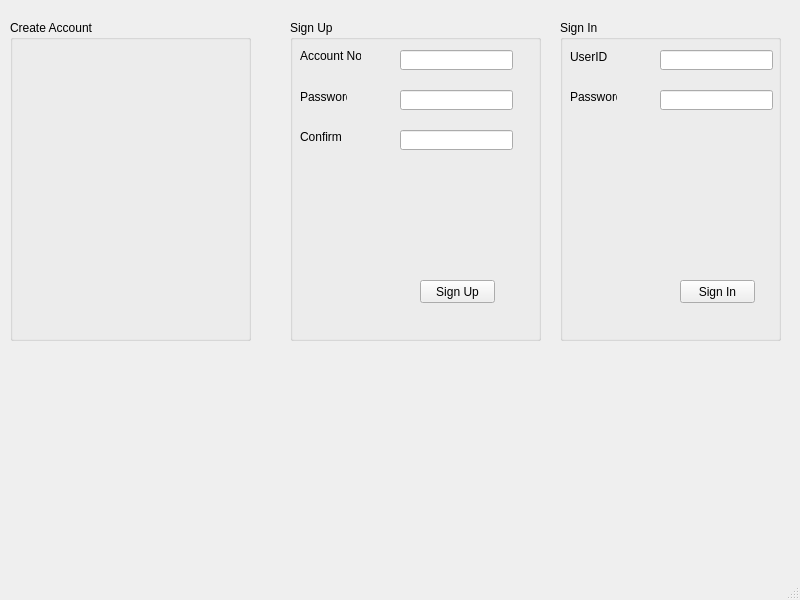
<?xml version="1.0" encoding="UTF-8"?>
<ui version="4.0">
 <class>MainWindow</class>
 <widget class="QMainWindow" name="MainWindow">
  <property name="geometry">
   <rect>
    <x>0</x>
    <y>0</y>
    <width>800</width>
    <height>600</height>
   </rect>
  </property>
  <property name="windowTitle">
   <string>MainWindow</string>
  </property>
  <widget class="QWidget" name="centralwidget">
   <widget class="QGroupBox" name="groupBox">
    <property name="geometry">
     <rect>
      <x>10</x>
      <y>20</y>
      <width>241</width>
      <height>321</height>
     </rect>
    </property>
    <property name="title">
     <string>Create Account</string>
    </property>
   </widget>
   <widget class="QGroupBox" name="groupBox_2">
    <property name="geometry">
     <rect>
      <x>290</x>
      <y>20</y>
      <width>251</width>
      <height>321</height>
     </rect>
    </property>
    <property name="title">
     <string>Sign Up</string>
    </property>
    <widget class="QLabel" name="label">
     <property name="geometry">
      <rect>
       <x>10</x>
       <y>20</y>
       <width>61</width>
       <height>31</height>
      </rect>
     </property>
     <property name="text">
      <string>Account No.</string>
     </property>
    </widget>
    <widget class="QLabel" name="label_2">
     <property name="geometry">
      <rect>
       <x>10</x>
       <y>70</y>
       <width>47</width>
       <height>13</height>
      </rect>
     </property>
     <property name="text">
      <string>Password</string>
     </property>
    </widget>
    <widget class="QLabel" name="label_3">
     <property name="geometry">
      <rect>
       <x>10</x>
       <y>110</y>
       <width>47</width>
       <height>13</height>
      </rect>
     </property>
     <property name="text">
      <string>Confirm</string>
     </property>
    </widget>
    <widget class="QLineEdit" name="accountNoLE">
     <property name="geometry">
      <rect>
       <x>110</x>
       <y>30</y>
       <width>113</width>
       <height>20</height>
      </rect>
     </property>
    </widget>
    <widget class="QLineEdit" name="password1LE">
     <property name="geometry">
      <rect>
       <x>110</x>
       <y>70</y>
       <width>113</width>
       <height>20</height>
      </rect>
     </property>
    </widget>
    <widget class="QLineEdit" name="confirmPasswordLE">
     <property name="geometry">
      <rect>
       <x>110</x>
       <y>110</y>
       <width>113</width>
       <height>20</height>
      </rect>
     </property>
    </widget>
    <widget class="QPushButton" name="signUpPB">
     <property name="geometry">
      <rect>
       <x>130</x>
       <y>260</y>
       <width>75</width>
       <height>23</height>
      </rect>
     </property>
     <property name="text">
      <string>Sign Up</string>
     </property>
    </widget>
   </widget>
   <widget class="QGroupBox" name="groupBox_3">
    <property name="geometry">
     <rect>
      <x>560</x>
      <y>20</y>
      <width>221</width>
      <height>321</height>
     </rect>
    </property>
    <property name="title">
     <string>Sign In</string>
    </property>
    <widget class="QLabel" name="userIDLabel">
     <property name="geometry">
      <rect>
       <x>10</x>
       <y>30</y>
       <width>47</width>
       <height>13</height>
      </rect>
     </property>
     <property name="text">
      <string>UserID</string>
     </property>
    </widget>
    <widget class="QLabel" name="passwordLabel">
     <property name="geometry">
      <rect>
       <x>10</x>
       <y>70</y>
       <width>47</width>
       <height>13</height>
      </rect>
     </property>
     <property name="text">
      <string>Password</string>
     </property>
    </widget>
    <widget class="QLineEdit" name="userIDLE">
     <property name="geometry">
      <rect>
       <x>100</x>
       <y>30</y>
       <width>113</width>
       <height>20</height>
      </rect>
     </property>
    </widget>
    <widget class="QLineEdit" name="passwordLE">
     <property name="geometry">
      <rect>
       <x>100</x>
       <y>70</y>
       <width>113</width>
       <height>20</height>
      </rect>
     </property>
    </widget>
    <widget class="QPushButton" name="signInPB">
     <property name="geometry">
      <rect>
       <x>120</x>
       <y>260</y>
       <width>75</width>
       <height>23</height>
      </rect>
     </property>
     <property name="text">
      <string>Sign In</string>
     </property>
    </widget>
   </widget>
  </widget>
  <widget class="QMenuBar" name="menubar">
   <property name="geometry">
    <rect>
     <x>0</x>
     <y>0</y>
     <width>800</width>
     <height>21</height>
    </rect>
   </property>
  </widget>
  <widget class="QStatusBar" name="statusbar"/>
 </widget>
 <resources/>
 <connections/>
</ui>
